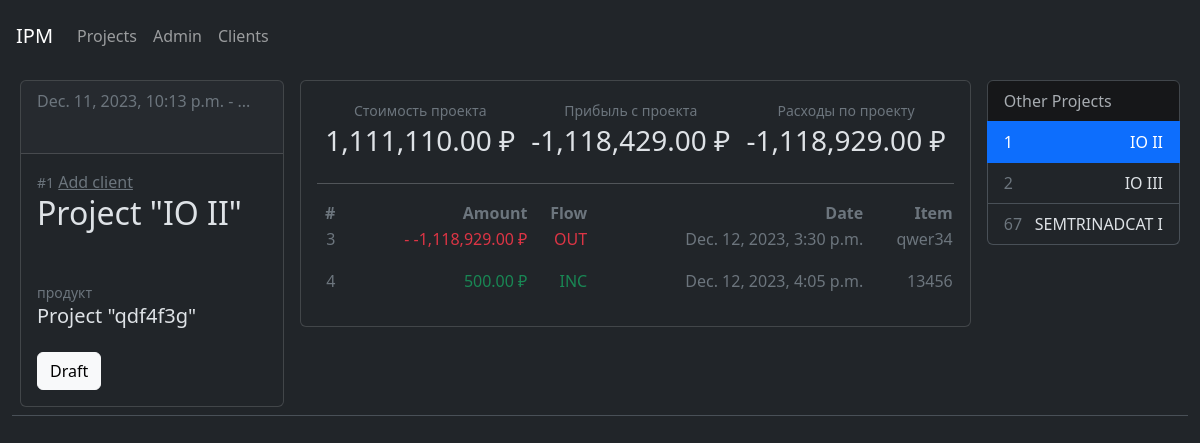
The page /projects/1 on the database as committed earlier.
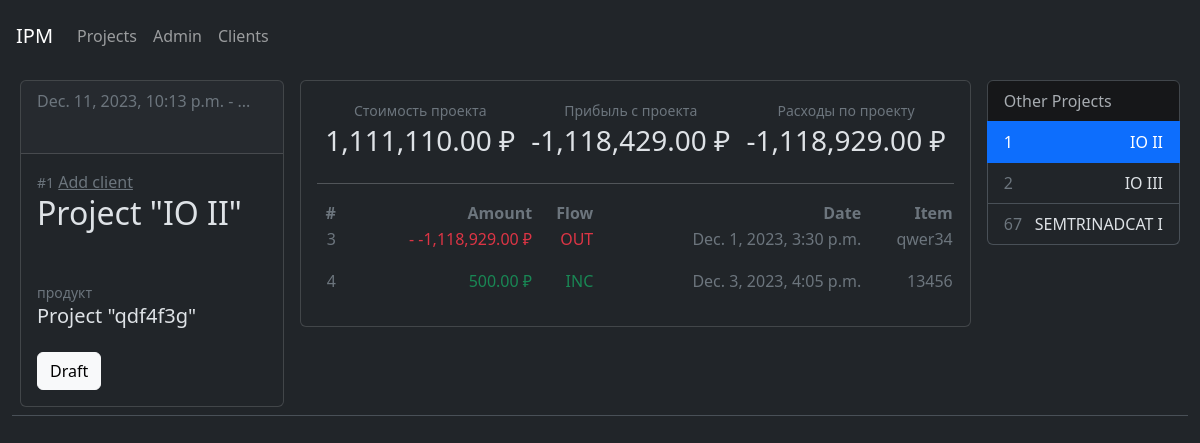
The same page on the database as committed later.
### finance/models.py (models this page shows, shortened)
class Transaction(models.Model):
    INCOME = 'INC'
    OUTCOME = 'OUT'
    SALARY = 'SAL'
    FLOW_CHOICES = [
        (INCOME, 'Income'),
        (OUTCOME, 'Outcome'),
        (SALARY, 'Salary'),
    ]
    item = models.CharField(max_length = 512)
    amount = models.IntegerField()
    flow = models.CharField(max_length=3, choices=FLOW_CHOICES, default=INCOME)
    project = models.ForeignKey(Project, verbose_name=("Project"), on_delete=models.PROTECT, related_name='transaction')
    transaction_date = models.DateTimeField(auto_now=False, auto_now_add=True)

### ipmalpha/views.py (the view)
# urls.py: path("projects/<slug:pk>", ProjectDetailView.as_view(), name="project_detail"),
class ProjectDetailView(DetailView):
    model = Project
    template_name = "project_detail.html"
    def get_context_data(self, **kwargs):
        context = super(ProjectDetailView, self).get_context_data(**kwargs)
        context['projecsall'] = Project.objects.all()
        return context

### ipmalpha/models.py (called while the page is built)
    def __str__(self):
        return self.status_name

    def __str__(self):
        return self.project_name

    def get_absolute_url(self):
        return reverse("project_detail", kwargs={'pk': self.pk})

    def get_project_transactions_sum(self):
        try:
            qs = Project.objects.exclude(transaction = None)
            qs2 = qs.filter(pk = self.pk)
            for qso in qs2:
                qs3 = qso.transaction.all()
                for q in qs3:
                    res = qs3.aggregate(Sum('amount'))
                    print(qso, res)
            return(res)
        except:
            res = 0
            return(res)

    def get_project_transactions_cost(self):
        try:
            qs = Project.objects.exclude(transaction = None)
            qs2 = qs.filter(pk = self.pk)
            for qso in qs2:
                qs3 = qso.transaction.filter(flow = "OUT")
                for q in qs3:
                    res = qs3.aggregate(Sum('amount'))
                    print(qso, res)
            return(res)
        except:
            res = 0
            return(res)

### ipmclients/models.py (called while the page is built)
    def get_absolute_url(self):
        return reverse("client_detail", kwargs={'pk': self.pk})

### templates/project_detail.html (shortened to what the changed rows need)
{% extends 'main/layout.html' %}
{% block content %}
<div class="col-12">
            <table class="table" style="border-width: 0px">
                <tr>
                    <td>
                        <div class="card">
                            <div class="card-body">
                            <h2 class=" pb-3" style=""> Project "{{object.project_name}}" </h2>
                            <br/>
                        </div>
                    </div>
                    </td>
                    <td>
                        <div class="card p-3">
                            <table>
                                <tr align='right'>
                                    <th scope="col" class="text-secondary"> #
                                    </th>
                                    <th scope="col" class="text-secondary"> Amount
                                    </th>
                                    <th scope="col" class="text-secondary"> Flow
                                    </th>
                                    <th scope="col" class="text-secondary"> Date
                                    </th>
                                    <th scope="col" class="text-secondary"> Item
                                    </th>
                                </tr>
                                {% for transaction in object.transaction.all%}
                                <tr align='right'>
                                    <td> <p class="text-secondary">{{transaction.id}}</p>
                                    </td>
                                    <td>
                                        <p class="{% if transaction.flow == 'INC' %}
                                        text-success
                                        {% elif transaction.flow == 'SAL'%}
                                        text-primary
                                        {% else %}
                                        text-danger
                                        {% endif %}">
                                        {% if transaction.flow == 'INC' %}
                                        {{transaction.amount|floatformat:"2g"}}
                                        {% else %}
                                        - {{transaction.amount|floatformat:"2g"}}
                                        {% endif %}
                                        ₽
                                    </p>
                                    </td>
                                    <td> <p class="
                                        {% if transaction.flow == 'INC' %}
                                        text-success
                                        {% elif transaction.flow == 'SAL'%}
                                        text-primary
                                        {% else %}
                                        text-danger
                                        {% endif %}
                                        "> {{transaction.flow}}</p>
                                    </td>
                                    <td> <p class="text-secondary"> {{transaction.transaction_date}} </p>
                                    </td>
                                    <td> <p class="text-secondary"> {{transaction.item}} </p>
                                    </td>
                                </tr>
                                {% endfor %}
                            </table>
                        </div>
                    </td>
                </tr>
            </table>
        </div>
    </div>
{% endblock %}

Rows that differ between the two databases and show on the page:
changed Transaction "OUT": transaction_date "Dec. 12, 2023, 3:30 p.m." → "Dec. 1, 2023, 3:30 p.m."
changed Transaction "INC": transaction_date "Dec. 12, 2023, 4:05 p.m." → "Dec. 3, 2023, 4:05 p.m."
